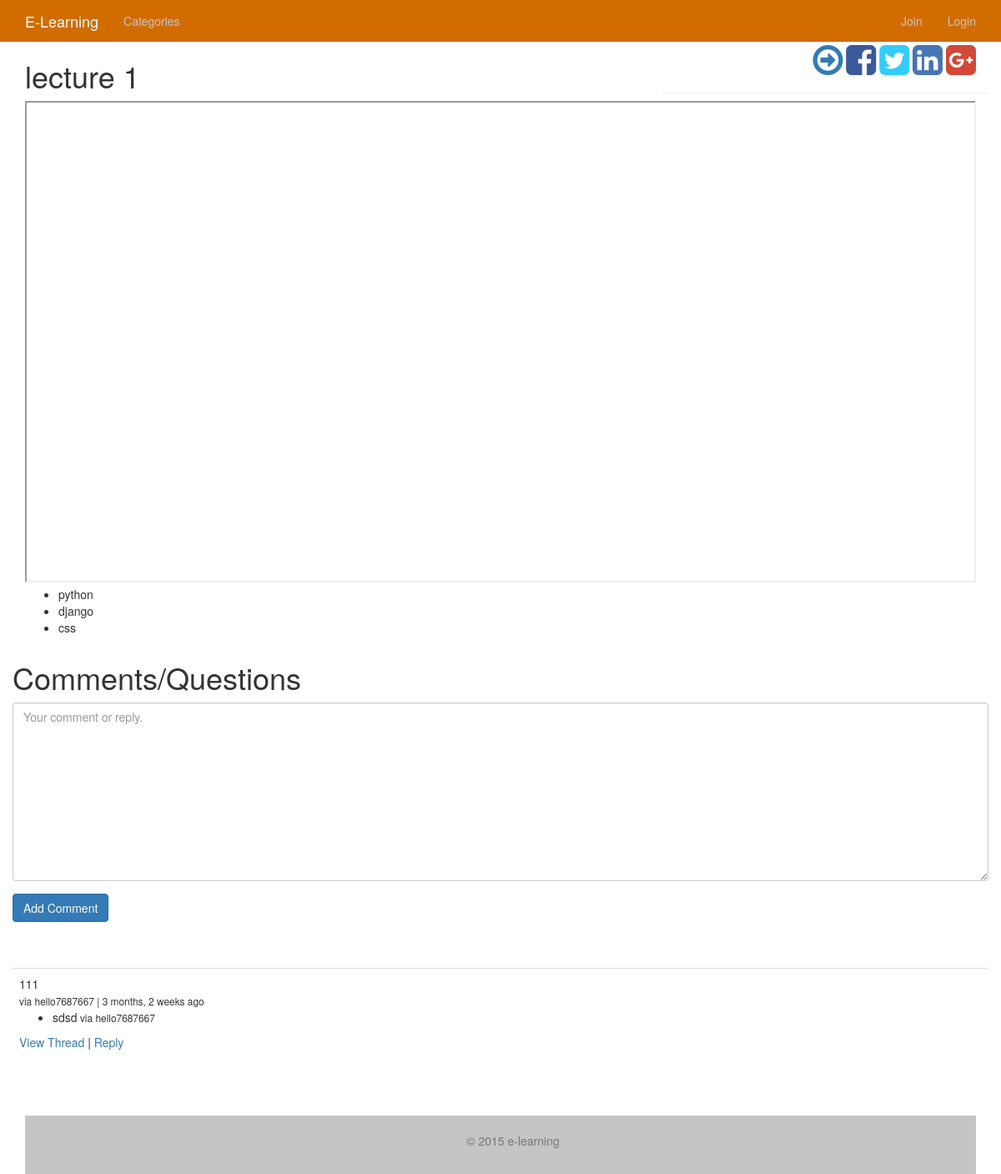
Screenshot of /projects/cat-1/lecture-1-cat-1-5/ with the database file from the repository.
### videos/models.py (models this page shows)
class Video(models.Model):
	title = models.CharField(max_length=120)
	embed_code = models.CharField(max_length=500, null=True, blank=True)
	order = models.PositiveIntegerField(default=1)
	tags = GenericRelation('TaggedItem', null=True, blank=True)
	share_message = models.TextField(default=DEFAULT_MESSAGE)
	slug = models.SlugField(null=True, blank=True)
	active = models.BooleanField(default=True)
	featured = models.BooleanField(default=False)
	free_preview = models.BooleanField(default=False)
	timestamp = models.DateTimeField(auto_now_add=True, auto_now=False, null=True)
	updated = models.DateTimeField(auto_now_add=False, auto_now=True, null=True)
	category = models.ForeignKey('Category', default=1)
	objects = VideoManager()
	class Meta:
		unique_together = ('slug', 'category')
		ordering = ['order', '-timestamp']
	def __unicode__(self):
		return self.title
	def get_absolute_url(self):
		return reverse('video_detail', kwargs={'vid_slug': self.slug, 'cat_slug': self.category.slug})
	def get_share_link(self):
		full_url = '%s%s' %(settings.FULL_DOMAIN_NAME, self.get_absolute_url())
		return full_url
	def get_share_message(self):
		full_url = '%s%s' %(settings.FULL_DOMAIN_NAME, self.get_absolute_url())
		return urllib2.quote('%s %s' %(self.share_message, full_url))
	def get_next_url(self):
		video = get_vid_for_direction(self, "next")
		if video is not None:
			return video.get_absolute_url()
		return None
	def get_previous_url(self):
		video = get_vid_for_direction(self, "previous")
		if video is not None:
			return video.get_absolute_url()
		return None
	def has_preview(self):
		if self.free_preview:
			return True
		else:
			return False

class TaggedItem(models.Model):
	tag = models.SlugField(choices=TAG_CHOICES)
	content_type = models.ForeignKey(ContentType)
	object_id = models.PositiveIntegerField()
	content_object = GenericForeignKey()
	def __unicode__(self):
		return self.tag

### comments/models.py (models this page shows, shortened)
class Comment(models.Model):
	user = models.ForeignKey(MyUser)
	parent = models.ForeignKey("self", null=True, blank=True)
	path = models.CharField(max_length=350)
	video = models.ForeignKey(Video, null=True, blank=True)
	text = models.TextField()
	updated = models.DateTimeField(auto_now=True, auto_now_add=False)
	timestamp = models.DateTimeField(auto_now=False, auto_now_add=True)
	active = models.BooleanField(default=True)
	objects = CommentManager()
	class Meta:
		ordering = ['-timestamp']
	@property
	def get_comment(self):
		return self.text
	@property
	def get_origin(self):
	    return self.path
	@property
	def is_child(self):
		if self.parent is not None:
			return True
		else:
			return False
	def get_children(self):
		if self.is_child:
			return None
		else:
			return Comment.objects.filter(parent=self)
	def get_absolute_url(self):
		return reverse('comment_thread', kwargs={'id': self.id})

### accounts/models.py (models this page shows, shortened)
class MyUser(AbstractBaseUser):
    username = models.CharField(
        max_length=255,
        unique=True,
    )
    email = models.EmailField(
        verbose_name='email address',
        max_length=255,
        unique=True,
    )
    first_name = models.CharField(max_length=120, null=True, blank=True)
    last_name = models.CharField(max_length=120, null=True, blank=True)
    is_member = models.BooleanField(default=False, verbose_name='Is Paid Member')
    is_active = models.BooleanField(default=True)
    is_admin = models.BooleanField(default=False)
    objects = MyUserManager()
    USERNAME_FIELD = 'username'
    REQUIRED_FIELDS = ['email']

### videos/views.py (the view)
# urls.py: url(r'^projects/(?P<cat_slug>[\w-]+)/(?P<vid_slug>[\w-]+)/$', 'videos.views.video_detail', name='video_detail'),
def video_detail(request, cat_slug, vid_slug):
	cat = get_object_or_404(Category, slug=cat_slug)
	video = get_object_or_404(Video, slug=vid_slug, category=cat)
	page_view.send(request.user,
				page_path=request.get_full_path(),
				primary_obj=video,
				secondary_obj=cat
	)
	if request.user.is_authenticated() or video.has_preview:
		try:
			is_member = request.user.is_member
		except:
			is_member = None
		if is_member or video.has_preview:
			comments = video.comment_set.all()
			comment_form = CommentForm(request.POST or None)
			context = {
				"video": video,
				"comments":comments,
				"comment_form": comment_form,
			}
			return render(request, "videos/video_detail.html", context)
		else:
			next_url = video.get_absolute_url()
			return HttpResponseRedirect("%s?next=%s"%(reverse('account_upgrade'), next_url))
	else:
		next_url = video.get_absolute_url()
		return HttpResponseRedirect("%s?next=%s"%(reverse('login'), next_url))

### comments/forms.py
class CommentForm(forms.Form):
	comment = forms.CharField(
		widget=forms.Textarea(attrs = {'placeholder': 'Your comment or reply.'})
	)
	def __init__(self, data=None, files=None, **kwargs):
		super(CommentForm, self).__init__(data, files, kwargs)
		self.helper = FormHelper()
		self.helper.form_show_labels = False
		self.helper.add_input(Submit('submit', 'Add Comment', css_class='btn btn-primary',))

### analytics/models.py (called while the page is built)
def page_view_received(sender, **kwargs):
	kwargs.pop('signal', None)
	page_path = kwargs.pop('page_path')
	primary_obj = kwargs.pop('primary_obj', None)
	secondary_obj = kwargs.pop('secondary_obj', None)
	print secondary_obj
	user = sender
	if not user.is_authenticated():
		new_page_view = PageView.objects.create(path=page_path, timestamp=timezone.now())
	else:
		new_page_view = PageView.objects.create(path=page_path, user=user, timestamp=timezone.now())
	if primary_obj:
		new_page_view.primary_object_id = primary_obj.id
		new_page_view.primary_content_type = ContentType.objects.get_for_model(primary_obj)
		new_page_view.save()
	if secondary_obj:
		new_page_view.secondary_object_id = secondary_obj.id
		new_page_view.secondary_content_type = ContentType.objects.get_for_model(secondary_obj)
		new_page_view.save()

	def get_queryset(self):
		return PageViewQuerySet(self.model, using=self._db)

### comments/models.py (called while the page is built)
	def all(self):
		return super(CommentManager, self).filter(active=True).filter(parent=None)

### videos/models.py (called while the page is built)
	def active(self):
		return self.filter(active=True)

	def has_embed(self):
		return self.filter(embed_code__isnull=False).exclude(embed_code__exact='')

	def get_queryset(self):
		return VideoQuerySet(self.model, using=self._db)

	def all(self):
		return self.get_queryset().active().has_embed()

	def active(self):
		return self.filter(active=True)

	def get_queryset(self):
		return CategoryQuerySet(self.model, using=self._db)

	def all(self):
		return self.get_queryset().active()

	def __unicode__(self):
		return self.title

### videos/utils.py (called while the page is built)
def get_vid_for_direction(instance, direction):
	category = instance.category
	video_qs = category.video_set.all()
	if direction == "next":
		new_qs = video_qs.filter(order__gt=instance.order)
	else:
		new_qs = video_qs.filter(order__lt=instance.order).reverse()
	next_vid = None
	if len(new_qs) >= 1:
		try:
			next_vid = new_qs[0]
		except IndexError:
			next_vid = None
	return next_vid

### templates/videos/video_detail.html (shortened to what this page needs)
{% extends 'base.html' %}
{% load crispy_forms_tags %}
{% block content %}
<div class='row'>
<div class='col-sm-8'>
<h1>{{ video.title }}</h1>
</div>
<div class='col-sm-4' style='text-align:right;'>
{% if video.get_next_url %}
<a href='{{ video.get_next_url }}'><i class="fa fa-3x fa-arrow-circle-o-right"></i></a>
{% endif %}
<a target='_blank' href="https://www.facebook.com/sharer/sharer.php?u={{ video.get_share_link }}"><i class="fa fa-facebook-square fa-3x"></i></a>
<a target='_blank' href="https://twitter.com/home?status={{ video.get_share_message|safe }}"><i class="fa fa-twitter-square fa-3x"></i>
</a>
<a target='_blank' href="https://www.linkedin.com/shareArticle?mini=true&url={{ video.get_share_link }}&title={{ video.get_share_message|safe }}&summary={{ video.get_share_message|safe }}&source={{ video.get_share_link }}">
<i class="fa fa-linkedin-square fa-3x"></i></a>
<a target='_blank' href='https://plus.google.com/share?url={{ video.get_share_link }}'><i class="fa fa-google-plus-square fa-3x"></i></a>
</div>
<div class='col-sm-12' id='main_video'>
{{ video.embed_code|safe }}
</div>
{% if video.tags.all %}
<div class='col-sm-12'>
	<ul>
	{% for tag in video.tags.all %}
		<li>{{ tag }}</li>
	{% endfor %}
	</ul>
</div>
{% endif %}
<br/>
<br />
<hr />
<div class='row'>
	<div class='col-sm-12'>
		<h1>Comments/Questions</h1>
		<form method="POST" action='{% url "comment_create" %}'>{% csrf_token %}
			{% crispy comment_form comment_form.helper %}
		</form>
		<br />
		<br />
		<table class='table'>
		{% for comment in comments %}
		<tr>
			<td>
				{{ comment.get_comment }}
				<br/>
				<small>via {{ comment.user }} | {{ comment.timestamp|timesince }} ago </small>
				{% if not comment.is_child %}
					<ul>
						{% for child in comment.get_children %}
							<li>{{ child.get_comment }}<small> via {{ child.user }}</small></li>
						{% endfor %}
					</ul>
					<a href='{{ comment.get_absolute_url }}'>View Thread</a> | <a href='#' class='reply_btn'>Reply</a>
				{% endif %}
			</td>
		</tr>
		{% endfor %}
		</table>
	</div>
</div>
{% endblock %}

### rows the page displays
Video: title "lecture 1"
TaggedItem: tag "python"
TaggedItem: tag "django"
TaggedItem: tag "css"
Comment: get_comment "111", user "hello7687667", timestamp "3 months, 2 weeks"
Comment: get_comment "sdsd", user "hello7687667"
